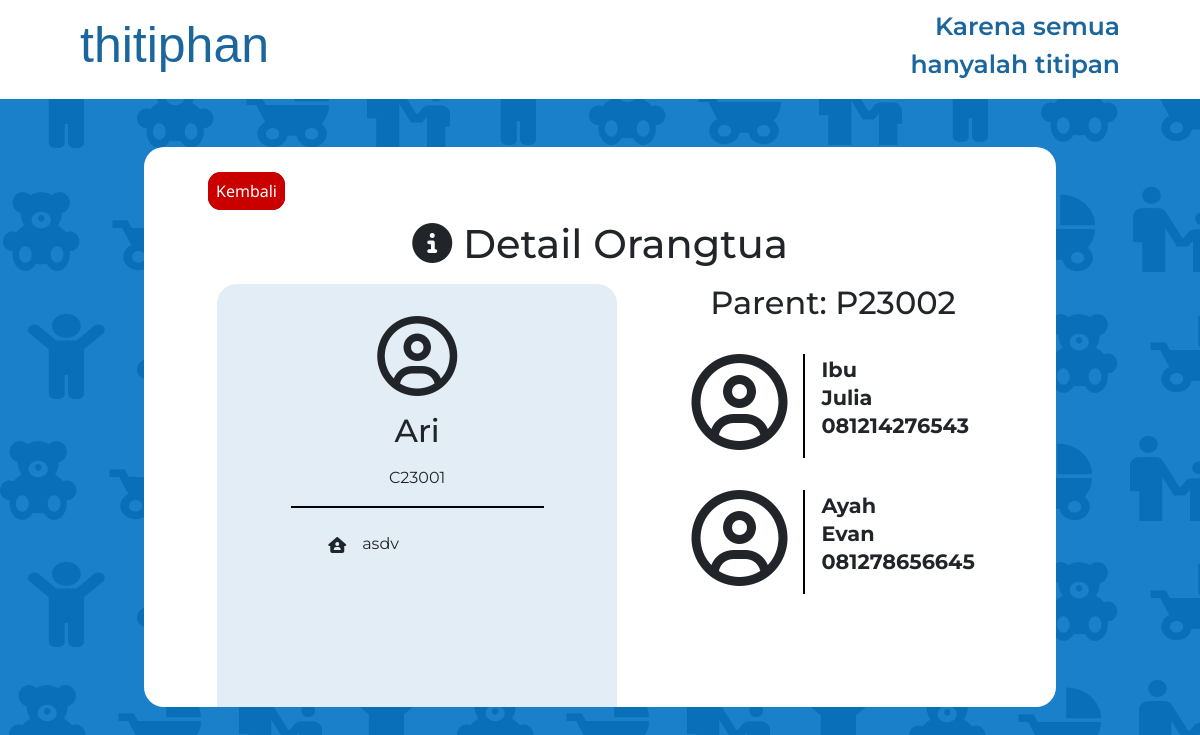
/parentone/C23001/, run on the app's committed database.
### myFirstApp/models.py (models this page shows, shortened)
class child(models.Model):
    gender = [("P", "P"), ("L", "L")]
    con = [("Ya", "Ya"), ("Tidak", "Tidak")]
    child_id = models.CharField(max_length=7, primary_key=True)
    child_name = models.CharField(max_length=200)
    child_gender = models.CharField(max_length=2, choices=gender)
    child_birth = models.DateField()
    disease = models.TextField(null=True)
    in_time = models.TimeField()
    out_time = models.TimeField()
    in_con = models.CharField(max_length=6, choices=con)
    parent = models.ForeignKey(parent, on_delete=models.CASCADE)
    care_taker = models.ForeignKey(employee, null=True, on_delete=models.PROTECT)
    class Meta:
        managed = True

class parent(models.Model):
    parent_id = models.CharField(max_length=7, primary_key=True)
    f_name = models.CharField(max_length=200, null=True)
    m_name = models.CharField(max_length=200, null=True)
    f_phone = models.CharField(max_length=14, null=True)
    m_phone = models.CharField(max_length=14, null=True)
    parent_address = models.TextField()

### myFirstApp/views.py (the view)
# urls.py: path("parentone/<str:ch_id>/", views.parent_1, name="parent_1"),
def parent_1(request, ch_id):
    ch = child.objects.get(child_id = ch_id)
    pr_1 = parent.objects.get(parent_id = ch.parent_id)
    context = {
        "ch":ch,
        "pr": pr_1,
    }
    return render(request, 'parentone.html', context)

### templates/parentone.html (shortened to what this page needs)
{% extends 'base.html' %}
{% load static %}
{% block css %}
    <link rel="stylesheet" href="{% static 'css/stylepr1.css' %}">
{% endblock %}
{% block content %}
<nav>
    <ul>
        <li class="logo">thitiphan</li>
    </ul>
    <ul>
        <li class="moto">Karena semua hanyalah titipan</li>
    </ul>
</nav>
<section id="tableall">
    <div class="linksl">
        <a class="retbtn" href="/children/">Kembali</a>
    </div>
    <h1><i class="fa-solid fa-circle-info"></i> Detail Orangtua</h1>
    <div class="content">
        <div class="child">
            <i class="fa-regular fa-circle-user"></i>
            <h1>{{ch.child_name}}</h1>
            <p>{{ch.child_id}}</p>
            <div class="horline"></div>
            <div class="addresscont">
                <i class="fa-solid fa-house-user"></i>
                <br>
                <p class="address"> {{pr.parent_address}}</p>
            </div>
        </div>
        <div class="parent">
            <h2>Parent: {{pr.parent_id}}</p>
            <div class="indv">
                <i class="fa-regular fa-circle-user"></i>
                <div class="verline"></div>
                <div class="data">
                    <p>Ibu</p>
                    <p>{{pr.m_name}}</p>
                    <p>{{pr.m_phone}}</p>
                </div>
            </div>
            <div class="indv">
                <i class="fa-regular fa-circle-user"></i>
                <div class="verline"></div>
                <div class="data">
                    <p>Ayah</p>
                    <p>{{pr.f_name}}</p>
                    <p>{{pr.f_phone}}</p>
                </div>
            </div>
        </div>
    </div>
</section>
{% endblock content %}

### static/css/stylepr1.css (style rules this page uses)
* { margin: 0; padding: 0; font-family: 'Montserrat', sans-serif; }
body { background-image: url(/static/images/background.png); background-repeat: repeat; margin: auto; text-align: center; }
nav { display: flex; justify-content: space-between; background: white; margin: 0 0 3rem 0; padding: .5rem 3rem 0rem 3rem; font-size: 1em; }
ul { list-style-type: none; }
a { text-decoration: none; }
h1 { margin: 1rem auto; }
#tableall { box-sizing: border-box; height: 35rem; width: 57rem; border: 2rem solid white; background-color: white; border-radius: 1.25rem; margin: 0 3rem 0 3rem; padding: 0 0.5rem 0 0.5rem; margin: auto; align-items: flex-start; text-align: center; }
.logo { color: rgba(0.76, 85.26, 146.45, 0.90); font-size: 50px; font-family: 'Pad Thai', sans-serif; font-weight: 400; word-wrap: break-word; width: 100%; height: 100%; }
.moto { margin-right: 2rem; text-align: right; color: rgba(0.76, 85.26, 146.45, 0.90); font-size: 25px; font-size: 1.5625rem; font-style: normal; font-family: 'Montserrat', sans-serif; font-weight: 600; word-wrap: break-word; width: 15rem; height: 100%; }
.linksl { text-align: left; margin-left: 1.5rem; }
.retbtn { font-family: 'Noto Sans', sans-serif; border: .5rem solid rgb(202, 0, 0); background-color: rgb(202, 0, 0); border-radius: .8rem; color: white; }
.child { margin: auto; height: 26.468rem; width: 25rem; border: 2rem solid rgba(227, 237, 245, 1); background-color: rgba(227, 237, 245, 1); border-radius: 1.25rem 1.25rem 0 0; }
.child h1 { font-size: 2rem; text-align: center; align-items: center; }
.child .fa-circle-user { font-size: 5rem; }
.parent { margin: 0 auto; }
.content { display: flex; margin: 0 auto; text-align: center; align-items: flex-start; }
.horline { background-color: black; width: 15.813rem; height: 0.125rem; margin: auto; }
.verline { background-color: black; height: 6.5rem; width: 0.125rem; margin: auto .5rem; }
.indv { display: flex; margin: 2rem auto; text-align: justify; }
.indv i { font-size: 6rem; margin: 0 .5rem; }
.data p { margin: .2rem .5rem; word-wrap: break-word; font-weight: 640; font-size: 1.3rem; }
.addresscont { display: flex; margin: 1.5rem auto; justify-content: center; }
.addresscont i { margin: .3rem 1rem; }
.addresscont p { width: 10rem; text-align: left; }

### data on the page
child: child_name "Ari", child_id "C23001"
parent: parent_address "asdv", parent_id "P23002", m_name "Julia", m_phone "081214276543", f_name "Evan", f_phone "081278656645"
